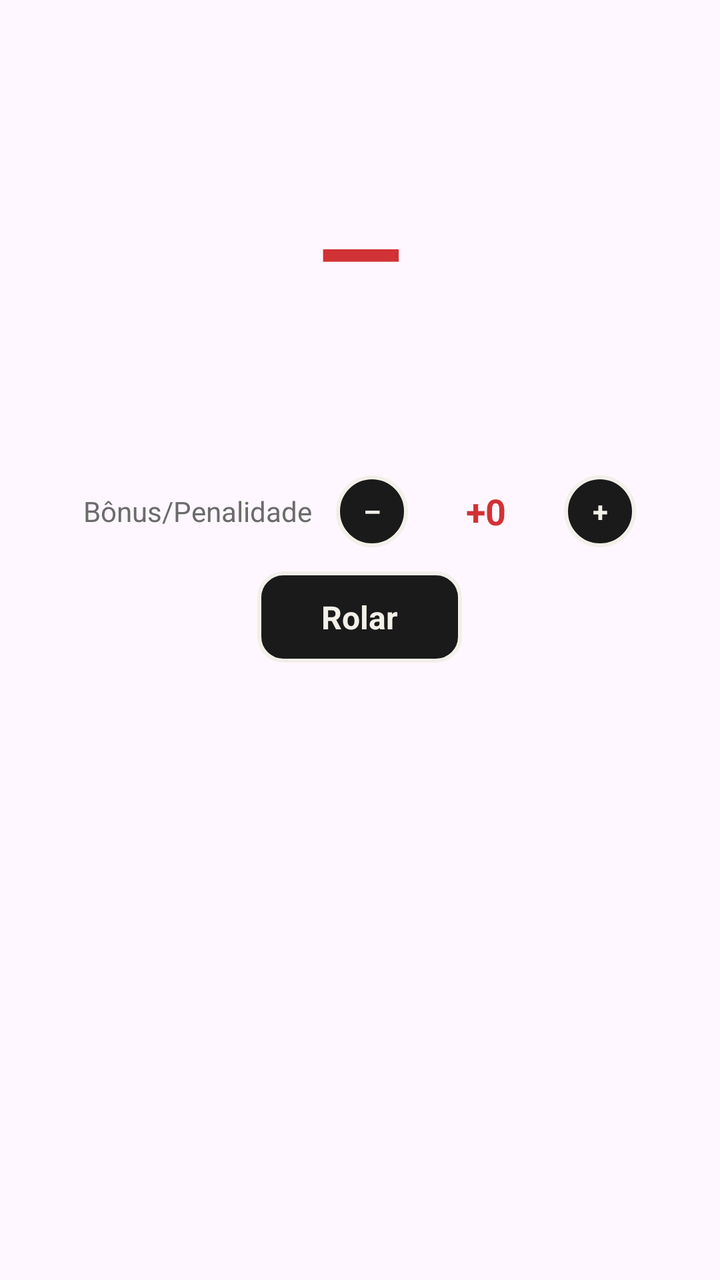
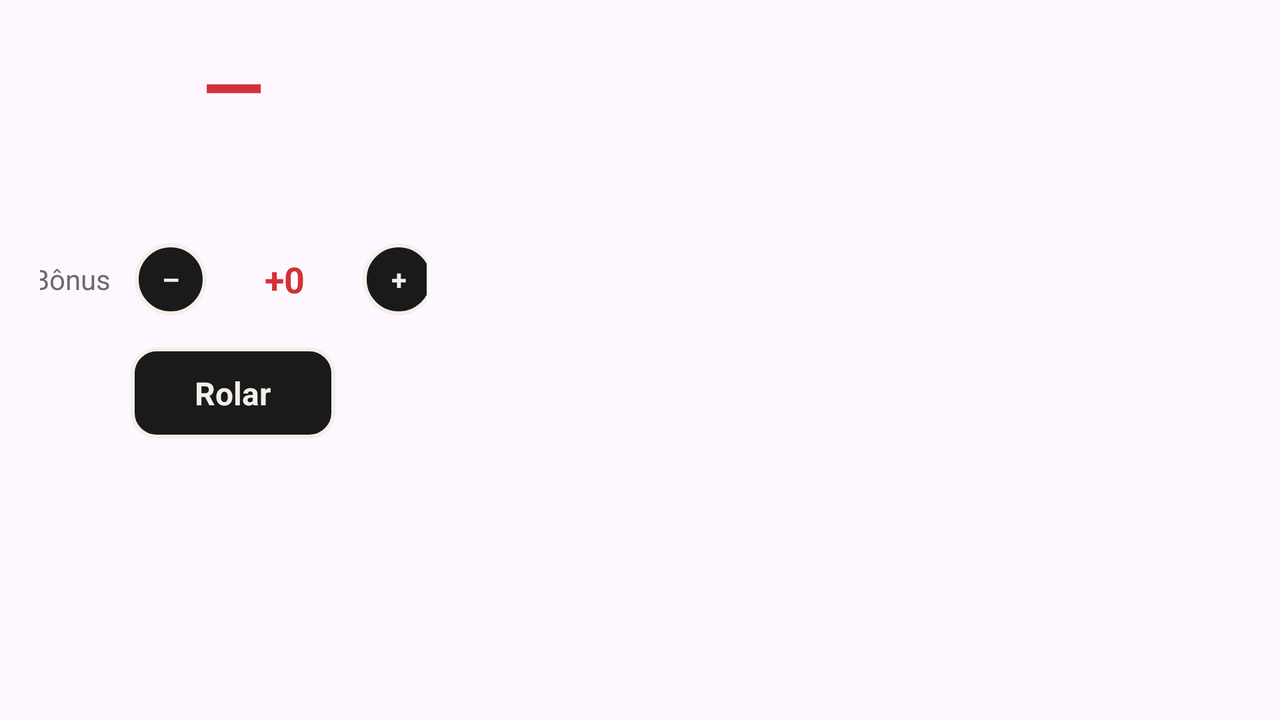

An Android layout and its configuration variant, each rendered on a device that would load it. The default file and the variant file are quoted in full after the pictures.
<!-- AndroidManifest.xml: application theme Theme.TormentaApp -->
<!-- res/layout/fragment_dados.xml -->
<?xml version="1.0" encoding="utf-8"?>
<androidx.core.widget.NestedScrollView
    xmlns:android="http://schemas.android.com/apk/res/android"
    android:layout_width="match_parent"
    android:layout_height="match_parent"
    android:fillViewport="true">

    <LinearLayout
        android:layout_width="match_parent"
        android:layout_height="wrap_content"
        android:orientation="vertical"
        android:paddingHorizontal="28dp"
        android:paddingTop="64dp"
        android:paddingBottom="32dp">

        <LinearLayout
            android:layout_width="match_parent"
            android:layout_height="wrap_content"
            android:orientation="vertical"
            android:gravity="center"
            android:layout_marginTop="24dp"
            android:layout_marginBottom="24dp">

            <TextView
                android:id="@+id/txtResultado"
                android:layout_width="wrap_content"
                android:layout_height="wrap_content"
                android:text="—"
                android:textColor="@color/cor_primaria"
                android:textSize="56sp"
                android:textStyle="bold" />

            <TextView
                android:id="@+id/txtDetalhamento"
                android:layout_width="wrap_content"
                android:layout_height="wrap_content"
                android:layout_marginTop="8dp"
                android:text=""
                android:textColor="@color/cor_primaria"
                android:textStyle="bold"
                android:textSize="14sp" />

        </LinearLayout>

        <androidx.recyclerview.widget.RecyclerView
            android:id="@+id/recyclerDados"
            android:layout_width="match_parent"
            android:layout_height="wrap_content"
            android:nestedScrollingEnabled="false"
            android:clipToPadding="false" />

        <androidx.recyclerview.widget.RecyclerView
            android:id="@+id/recyclerPendentes"
            android:layout_width="match_parent"
            android:layout_height="wrap_content"
            android:layout_marginTop="16dp"
            android:layout_marginBottom="8dp" />

        <LinearLayout
            android:layout_width="wrap_content"
            android:layout_height="wrap_content"
            android:layout_gravity="center_horizontal"
            android:layout_marginBottom="12dp"
            android:gravity="center"
            android:orientation="horizontal">

            <TextView
                android:layout_width="wrap_content"
                android:layout_height="wrap_content"
                android:layout_marginEnd="12dp"
                android:text="Bônus/Penalidade"
                android:textColor="@color/cor_texto_secundario"
                android:textSize="14sp" />

            <TextView
                android:id="@+id/btnModificadorMenos"
                android:layout_width="36dp"
                android:layout_height="36dp"
                android:background="@drawable/botao_circular_shape"
                android:clickable="true"
                android:focusable="true"
                android:gravity="center"
                android:text="–"
                android:textColor="@color/botao_texto"
                android:textStyle="bold" />

            <EditText
                android:id="@+id/edtModificador"
                android:layout_width="70dp"
                android:layout_height="wrap_content"
                android:layout_marginHorizontal="4dp"
                android:background="@android:color/transparent"
                android:gravity="center"
                android:importantForAutofill="no"
                android:inputType="numberSigned"
                android:maxLength="4"
                android:text="+0"
                android:textColor="@color/cor_primaria"
                android:textSize="18sp"
                android:textStyle="bold" />

            <TextView
                android:id="@+id/btnModificadorMais"
                android:layout_width="36dp"
                android:layout_height="36dp"
                android:background="@drawable/botao_circular_shape"
                android:clickable="true"
                android:focusable="true"
                android:gravity="center"
                android:text="+"
                android:textColor="@color/botao_texto"
                android:textStyle="bold" />

        </LinearLayout>

        <LinearLayout
            android:id="@+id/btnRolarPendentes"
            android:layout_width="wrap_content"
            android:layout_height="wrap_content"
            android:layout_gravity="center"
            android:layout_marginBottom="20dp"
            android:orientation="horizontal"
            android:gravity="center"
            android:clickable="true"
            android:focusable="true"
            android:background="@drawable/botao_menu_shape"
            android:paddingHorizontal="32dp"
            android:paddingVertical="12dp">

            <TextView
                android:layout_width="wrap_content"
                android:layout_height="wrap_content"
                android:text="Rolar"
                android:textColor="@color/botao_texto"
                android:textStyle="bold"
                android:textSize="16sp" />

        </LinearLayout>

    </LinearLayout>

</androidx.core.widget.NestedScrollView>
<!-- resources referenced by this layout -->
<resources>
  <color name="botao_texto">#F3EFE9</color>
  <color name="cor_primaria">#D13235</color>
  <color name="cor_texto_secundario">#6B6B6B</color>
  <!-- drawable botao_circular_shape (drawable) -->
  <?xml version="1.0" encoding="utf-8"?>
  <shape xmlns:android="http://schemas.android.com/apk/res/android"
      android:shape="oval">
      <solid android:color="@color/botao_fundo" />
      <stroke
          android:width="2dp"
          android:color="@color/botao_texto" />
  </shape>
  <!-- drawable botao_menu_shape (drawable) -->
  <?xml version="1.0" encoding="utf-8"?>
  <shape xmlns:android="http://schemas.android.com/apk/res/android"
      android:shape="rectangle">
  
      <solid android:color="@color/botao_fundo" />
  
      <stroke
          android:width="2dp"
          android:color="@color/botao_texto" />
  
      <corners android:radius="12dp" />
  
      <padding
          android:left="24dp"
          android:right="24dp"
          android:top="12dp"
          android:bottom="12dp" />
  
  </shape>
  <style name="Theme.TormentaApp" parent="Base.Theme.TormentaApp" />
  <color name="botao_fundo">#1A1A1A</color>
  <style name="Base.Theme.TormentaApp" parent="Theme.Material3.DayNight.NoActionBar">
          
  
          <item name="colorPrimary">@color/black</item>
  
      </style>
  <color name="black">#FF000000</color>
</resources>
<!-- res/layout-land/fragment_dados.xml (the repository's variant of the layout above) -->
<!-- drawn on the phone turned sideways -->
<?xml version="1.0" encoding="utf-8"?>
<LinearLayout
    xmlns:android="http://schemas.android.com/apk/res/android"
    android:layout_width="match_parent"
    android:layout_height="match_parent"
    android:orientation="horizontal"
    android:paddingHorizontal="20dp"
    android:paddingVertical="16dp">

    <androidx.core.widget.NestedScrollView
        android:layout_width="0dp"
        android:layout_height="match_parent"
        android:layout_weight="1">

        <LinearLayout
            android:layout_width="match_parent"
            android:layout_height="wrap_content"
            android:orientation="vertical"
            android:gravity="center">

            <TextView
                android:id="@+id/txtResultado"
                android:layout_width="wrap_content"
                android:layout_height="wrap_content"
                android:text="—"
                android:textColor="@color/cor_primaria"
                android:textSize="40sp"
                android:textStyle="bold" />

            <TextView
                android:id="@+id/txtDetalhamento"
                android:layout_width="wrap_content"
                android:layout_height="wrap_content"
                android:layout_marginTop="8dp"
                android:text=""
                android:textColor="@color/cor_primaria"
                android:textStyle="bold"
                android:textSize="12sp"
                android:gravity="center" />

            <androidx.recyclerview.widget.RecyclerView
                android:id="@+id/recyclerPendentes"
                android:layout_width="match_parent"
                android:layout_height="wrap_content"
                android:layout_marginTop="16dp" />

            <LinearLayout
                android:layout_width="wrap_content"
                android:layout_height="wrap_content"
                android:layout_gravity="center_horizontal"
                android:layout_marginTop="12dp"
                android:gravity="center"
                android:orientation="horizontal">

                <TextView
                    android:layout_width="wrap_content"
                    android:layout_height="wrap_content"
                    android:layout_marginEnd="12dp"
                    android:text="Bônus"
                    android:textColor="@color/cor_texto_secundario"
                    android:textSize="14sp" />

                <TextView
                    android:id="@+id/btnModificadorMenos"
                    android:layout_width="36dp"
                    android:layout_height="36dp"
                    android:background="@drawable/botao_circular_shape"
                    android:clickable="true"
                    android:focusable="true"
                    android:gravity="center"
                    android:text="–"
                    android:textColor="@color/botao_texto"
                    android:textStyle="bold" />

                <EditText
                    android:id="@+id/edtModificador"
                    android:layout_width="70dp"
                    android:layout_height="wrap_content"
                    android:layout_marginHorizontal="4dp"
                    android:background="@android:color/transparent"
                    android:gravity="center"
                    android:importantForAutofill="no"
                    android:inputType="numberSigned"
                    android:maxLength="4"
                    android:text="+0"
                    android:textColor="@color/cor_primaria"
                    android:textSize="18sp"
                    android:textStyle="bold" />

                <TextView
                    android:id="@+id/btnModificadorMais"
                    android:layout_width="36dp"
                    android:layout_height="36dp"
                    android:background="@drawable/botao_circular_shape"
                    android:clickable="true"
                    android:focusable="true"
                    android:gravity="center"
                    android:text="+"
                    android:textColor="@color/botao_texto"
                    android:textStyle="bold" />

            </LinearLayout>

            <LinearLayout
                android:id="@+id/btnRolarPendentes"
                android:layout_width="wrap_content"
                android:layout_height="wrap_content"
                android:layout_marginTop="16dp"
                android:orientation="horizontal"
                android:gravity="center"
                android:clickable="true"
                android:focusable="true"
                android:background="@drawable/botao_menu_shape"
                android:paddingHorizontal="32dp"
                android:paddingVertical="12dp">

                <TextView
                    android:layout_width="wrap_content"
                    android:layout_height="wrap_content"
                    android:text="Rolar"
                    android:textColor="@color/botao_texto"
                    android:textStyle="bold"
                    android:textSize="16sp" />
            </LinearLayout>

        </LinearLayout>

    </androidx.core.widget.NestedScrollView>

    <androidx.recyclerview.widget.RecyclerView
        android:id="@+id/recyclerDados"
        android:layout_width="0dp"
        android:layout_height="match_parent"
        android:layout_weight="2"
        android:layout_marginStart="20dp"
        android:clipToPadding="false" />

</LinearLayout>
